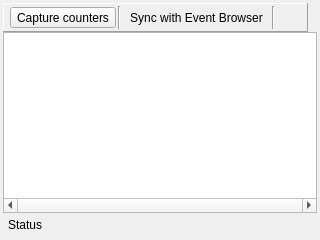
<?xml version="1.0" encoding="UTF-8"?>
<ui version="4.0">
 <class>PerformanceCounterViewer</class>
 <widget class="QFrame" name="PerformanceCounterViewer">
  <property name="geometry">
   <rect>
    <x>0</x>
    <y>0</y>
    <width>320</width>
    <height>240</height>
   </rect>
  </property>
  <property name="windowTitle">
   <string>Performance Counter Viewer</string>
  </property>
  <layout class="QVBoxLayout" name="verticalLayout">
   <property name="spacing">
    <number>0</number>
   </property>
   <property name="leftMargin">
    <number>3</number>
   </property>
   <property name="topMargin">
    <number>3</number>
   </property>
   <property name="rightMargin">
    <number>3</number>
   </property>
   <property name="bottomMargin">
    <number>3</number>
   </property>
   <item>
    <layout class="QHBoxLayout" name="horizontalLayout">
     <property name="spacing">
      <number>0</number>
     </property>
     <property name="sizeConstraint">
      <enum>QLayout::SetDefaultConstraint</enum>
     </property>
     <property name="leftMargin">
      <number>0</number>
     </property>
     <property name="rightMargin">
      <number>0</number>
     </property>
     <item>
      <widget class="QFrame" name="frame">
       <property name="frameShape">
        <enum>QFrame::Panel</enum>
       </property>
       <property name="frameShadow">
        <enum>QFrame::Raised</enum>
       </property>
       <layout class="QHBoxLayout" name="horizontalLayout_2">
        <property name="spacing">
         <number>2</number>
        </property>
        <property name="leftMargin">
         <number>6</number>
        </property>
        <property name="topMargin">
         <number>2</number>
        </property>
        <property name="rightMargin">
         <number>6</number>
        </property>
        <property name="bottomMargin">
         <number>2</number>
        </property>
        <item>
         <widget class="QToolButton" name="captureCounters">
          <property name="text">
           <string>Capture counters</string>
          </property>
         </widget>
        </item>
        <item>
         <widget class="Line" name="line">
          <property name="orientation">
           <enum>Qt::Vertical</enum>
          </property>
         </widget>
        </item>
        <item>
         <widget class="QToolButton" name="syncViews">
          <property name="toolTip">
           <string>Sync with Event Browser for event selection and visibility</string>
          </property>
          <property name="text">
           <string>Sync with Event Browser</string>
          </property>
          <property name="icon">
           <iconset resource="../Resources/resources.qrc">
            <normaloff>:/arrow_join.png</normaloff>:/arrow_join.png</iconset>
          </property>
          <property name="checkable">
           <bool>true</bool>
          </property>
          <property name="toolButtonStyle">
           <enum>Qt::ToolButtonTextBesideIcon</enum>
          </property>
          <property name="autoRaise">
           <bool>true</bool>
          </property>
          <property name="arrowType">
           <enum>Qt::NoArrow</enum>
          </property>
         </widget>
        </item>
        <item>
         <widget class="Line" name="line_2">
          <property name="orientation">
           <enum>Qt::Vertical</enum>
          </property>
         </widget>
        </item>
        <item>
         <widget class="QToolButton" name="saveCSV">
          <property name="toolTip">
           <string>Export to CSV</string>
          </property>
          <property name="icon">
           <iconset resource="../Resources/resources.qrc">
            <normaloff>:/save.png</normaloff>:/save.png</iconset>
          </property>
          <property name="autoRaise">
           <bool>true</bool>
          </property>
         </widget>
        </item>
       </layout>
      </widget>
     </item>
     <item>
      <spacer name="horizontalSpacer">
       <property name="orientation">
        <enum>Qt::Horizontal</enum>
       </property>
       <property name="sizeHint" stdset="0">
        <size>
         <width>40</width>
         <height>20</height>
        </size>
       </property>
      </spacer>
     </item>
    </layout>
   </item>
   <item>
    <widget class="RDTableView" name="counterResults">
     <property name="horizontalScrollBarPolicy">
      <enum>Qt::ScrollBarAlwaysOn</enum>
     </property>
     <property name="selectionMode">
      <enum>QAbstractItemView::ExtendedSelection</enum>
     </property>
     <property name="selectionBehavior">
      <enum>QAbstractItemView::SelectRows</enum>
     </property>
     <property name="verticalScrollMode">
      <enum>QAbstractItemView::ScrollPerItem</enum>
     </property>
     <property name="horizontalScrollMode">
      <enum>QAbstractItemView::ScrollPerItem</enum>
     </property>
     <property name="sortingEnabled">
      <bool>true</bool>
     </property>
     <attribute name="horizontalHeaderHighlightSections">
      <bool>false</bool>
     </attribute>
     <attribute name="verticalHeaderVisible">
      <bool>false</bool>
     </attribute>
    </widget>
   </item>
	<!-- L2-qilincheng: Begin -->
	<item>
		<layout class="QHBoxLayout" name="statusLayout">
			<property name="leftMargin">
				<number>5</number>
			</property>
			<property name="topMargin">
				<number>5</number>
			</property>
			<property name="rightMargin">
				<number>5</number>
			</property>
			<property name="bottomMargin">
				<number>5</number>
			</property>
			<item>
				<widget class="QLabel" name="statusText">
					<property name="text">
						<string>Status</string>
					</property>
				</widget>
			</item>
		</layout>
	</item>
	<!-- L2-qilincheng: End -->
  </layout>
 </widget>
 <customwidgets>
  <customwidget>
   <class>RDTableView</class>
   <extends>QTableView</extends>
   <header>Widgets/Extended/RDTableView.h</header>
  </customwidget>
 </customwidgets>
 <resources>
  <include location="../Resources/resources.qrc"/>
 </resources>
 <connections/>
</ui>
